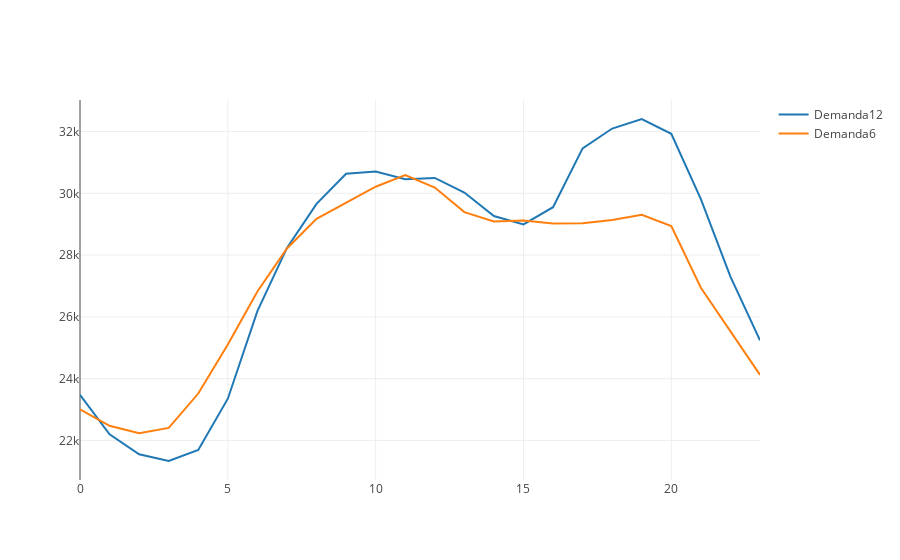

Notebook source saved alongside this figure:
### Code cell
def demandaHistoricoPromedioPorHora(dfDemanda: DataFrame, mes1: Int, mes2: Int): Unit = {
    val df1 = dfDemanda
        .filter(month($"Fecha") === mes1)
        .select("Valor_real", "Fecha")
        .groupBy(date_format(col("Fecha"), "HH").as("Hora"))
        .agg(avg("Valor_real").as("PromedioPorHora"))
        .orderBy(col("Hora"))
     val df2 = dfDemanda
        .filter(month($"Fecha") === mes2)
        .select("Valor_real", "Fecha")
        .groupBy(date_format(col("Fecha"), "HH").as("Hora"))
        .agg(avg("Valor_real").as("PromedioPorHora"))
        .orderBy(col("Hora"))

    val seqDemanda1 = df1.select("PromedioPorHora").as[Double].collect.toSeq
    val seqDemanda2 = df2.select("PromedioPorHora").as[Double].collect.toSeq
    val seqHoras = df1.select("Hora").as[String].collect.toSeq

    val trace1 = Scatter(seqHoras, seqDemanda1, name = "Demanda" + mes1)
    val trace2 = Scatter(seqHoras, seqDemanda2, name = "Demanda" + mes2)

    val data = Seq(trace1, trace2)
    plot(data)
}

// Ejemplo de uso
demandaHistoricoPromedioPorHora(dfDemandaTiempoReal, 12, 6)

### Figure 1 — Plotly figure (JSON) as saved in the notebook; plotly's stock layout.template omitted (floating-point values rounded to 4 significant figures)
{"data": [{"name": "Demanda12", "type": "scatter", "x": ["00", "01", "02", "03", "04", "05", "06", "07", "08", "09", "10", "11", "12", "13", "14", "15", "16", "17", "18", "19", "20", "21", "22", "23"], "y": [23480.0, 22200.0, 21560.0, 21340.0, 21690.0, 23350.0, 26190.0, 28230.0, 29660.0, 30630.0, 30710.0, 30450.0, 30500.0, 30020.0, 29270.0, 28990.0, 29550.0, 31450.0, 32100.0, 32400.0, 31920.0, 29810.0, 27310.0, 25250.0]}, {"name": "Demanda6", "type": "scatter", "x": ["00", "01", "02", "03", "04", "05", "06", "07", "08", "09", "10", "11", "12", "13", "14", "15", "16", "17", "18", "19", "20", "21", "22", "23"], "y": [23010.0, 22480.0, 22240.0, 22410.0, 23520.0, 25110.0, 26820.0, 28210.0, 29170.0, 29700.0, 30210.0, 30590.0, 30180.0, 29390.0, 29090.0, 29120.0, 29020.0, 29030.0, 29140.0, 29300.0, 28940.0, 26940.0, 25510.0, 24120.0]}], "layout": {"autosize": true, "xaxis": {"autorange": true, "range": [0, 23], "type": "linear"}, "yaxis": {"autorange": true, "range": [20720.0, 33020.0], "type": "linear"}}}
